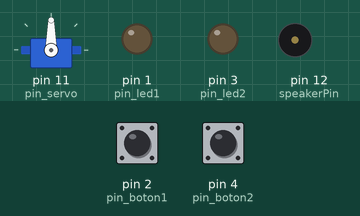
Bench run of a sketch on a simulated Arduino Uno, built with avr-gcc and run on an emulated ATmega328P. Shown: servo, output pins drawn as LEDs (lit = HIGH), buzzer (waves = sounding). The inputs (shaded band) are chosen by the test bench; at power-on: pin 2 (pin_boton1) LOW, pin 4 (pin_boton2) LOW. Random numbers use the default seed unless the sketch sets one.

Above: at 1.2 s.
1.3 s: pin 2 (pin_boton1) pulled HIGH for 0.15 s
At 3.1 s:
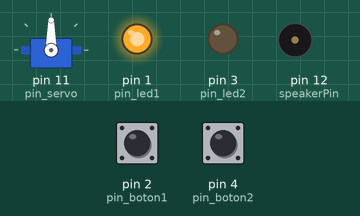
4.4 s: pin 2 (pin_boton1) pulled HIGH for 1 s
At 6.3 s:
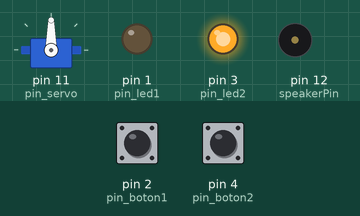
8.4 s: pin 4 (pin_boton2) pulled HIGH for 3.2 s
At 11.4 s:
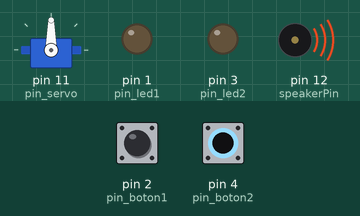
13.1 s: pin 2 (pin_boton1) pulled HIGH for 3.2 s
At 19.7 s:
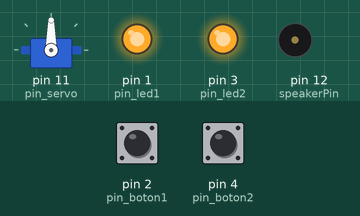
Timing chart, 0 to 23.1 s (numbered marks = the images above; inputs shaded):
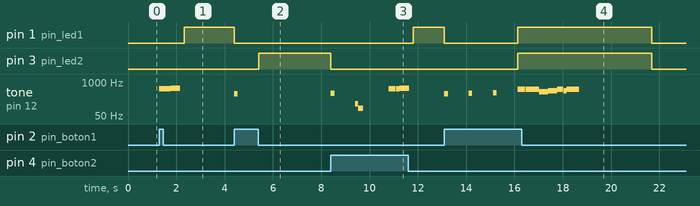

The sketch:

feedpanda.ino
```cpp
/**
 *
 *     ********************************************************
 *     ********************************************************
 *     ***                                                  ***
 *     ***                    FEEDPANDA                     ***
 *     ***                                                  ***
 *     ********************************************************
 *     ********************************************************

    Desc.  Juguete alimentador comida gatos, rollo wack a mole

/******************************************************************
 *                           Librerias                            *
 ******************************************************************/
#include <Servo.h>


/******************************************************************
 *                Definicion de las variables                     *
 ******************************************************************/

/*  Definicion de los pines de la placa que se van a usar         */
  #define pin_led1          1
  #define pin_boton1        2
  #define pin_led2          3
  #define pin_boton2        4
  #define pin_sensor           10
  #define pin_servo            11
  #define speakerPin      12

  Servo servo;


  int i;
  int estado;
  int aciertos;
  int boton1;
  int boton2;
  int led1;
  int led2;
  int sensor;
  int coin;

long tiempoActual;
long tiempoAnterior;


  long tiempoBoton;
/******************************************************************
 *                   Definicion de las funciones                  *
 ******************************************************************/

void LucesON() {
    digitalWrite(pin_led1, HIGH);
    digitalWrite(pin_led2, HIGH);
}

void LucesOFF() {
    digitalWrite(pin_led1, LOW);
    digitalWrite(pin_led2, LOW);
}

void Luz1() {
    digitalWrite(pin_led1, HIGH);
    digitalWrite(pin_led2, LOW);
}

void Luz2() {
    digitalWrite(pin_led2, HIGH);
    digitalWrite(pin_led1, LOW);
}

void sonidofail(){
      tone(speakerPin, 150);
      delay(120);
      tone(speakerPin, 100);
      delay(200);
      noTone(speakerPin);
      delay(50);
}

void sonidook(){
      tone(speakerPin, 330+aciertos*20);
      delay(150);
      noTone(speakerPin);
      delay(50);
}

void sonidostart(){
      tone(speakerPin, 560);
      delay(300);
      noTone(speakerPin);
      delay(10);
      tone(speakerPin, 545);
      delay(150);
      tone(speakerPin, 575);
      delay(400);
      noTone(speakerPin);
      delay(50);
}

void musicawin()
{
   for (int i = 0; i < 3; i++)
   {
      tone(speakerPin, 524);
      delay(150);
      noTone(speakerPin);
      delay(10);
   }
      tone(speakerPin, 524);
      delay(400);
      noTone(speakerPin);
      delay(10);

      tone(speakerPin, 415);
      delay(360);
      noTone(speakerPin);
      delay(10);

      tone(speakerPin, 466);
      delay(360);
      noTone(speakerPin);
      delay(10);

      tone(speakerPin, 524);
      delay(240);
      noTone(speakerPin);
      delay(20);


      tone(speakerPin, 466);
      delay(140);


      tone(speakerPin, 524);
      delay(500);
      noTone(speakerPin);
      delay(20);
}

void Juego()    {

    coin = random(1,3);
    tiempoAnterior = millis();

    while (1) {

      switch (coin)  {
      case 1: Luz1();  break;
      case 2: Luz2();  break;
      }

      boton1 = digitalRead(pin_boton1);
      boton2 = digitalRead(pin_boton2);

      if ((coin == 1 && boton1 == 1) || (coin == 2 && boton2 == 1)) {
       aciertos = aciertos+1;
       LucesOFF();
       if (aciertos >= 4) { aciertos = 0; estado = 3; return; }
       sonidook();
       delay(800);
       return;
      }

      tiempoActual = millis();
      if (tiempoActual - tiempoAnterior >=tiempoBoton) {estado= 0; LucesOFF(); delay(1000); return;}
      if ((coin == 1 && boton2==1) || (coin ==2 && boton1 ==1)) {aciertos = 0;  LucesOFF(); sonidofail(); estado = 0; delay(1000); return;}

  }
}

 void Espera(){
  while (1){
    boton1 = digitalRead(pin_boton1);
    boton2 = digitalRead(pin_boton2);
    if (boton1==1 || boton2 ==1) {estado = 2;  sonidostart(); delay(100); return;}
    }
 }

  void Premio()  {

    LucesON();
    musicawin();

    //ACCIONAMIENTO-> Crear función
    //servo.write(115);delay(2000);
    //servo.write(90);delay(50);

        delay(3000); // Cooldown

        LucesOFF();
        delay(1000);
        estado=0;
  }


///******************************************************************
// *                             Setup                              *
// ******************************************************************/

void setup()
{

    servo.attach(pin_servo);

    randomSeed(analogRead(0));
    estado = 0;
    i=0;

    tiempoActual = 0;
    tiempoAnterior = 0;

    tiempoBoton = 5000; // 5 segundos.

    pinMode(pin_led1, OUTPUT);
    pinMode(pin_led2, OUTPUT);
    pinMode(pin_boton1, INPUT);
    pinMode(pin_boton2, INPUT);
    pinMode(pin_sensor, INPUT);


   servo.write(90);//ajustar offset
   delay(20);

}

//
///******************************************************************
// *                Bucle principal del programa                    *
// ******************************************************************/

void loop()
{

  // Máquina de estados.

   switch(estado) {

     case 0:  Espera(); break;
     case 1:  break;
     case 2:  Juego(); break;
     case 3:  Premio(); break;
   }

    delay(10);

}
```

Measured:
- after the input at 1.3 s, pin 1 (pin_led1): LOW → HIGH after 1.0 s; tone on pin 12 (speakerPin): plays 560 Hz for 0.30 s, 545 Hz for 0.15 s, 575 Hz for 0.40 s, starting at once
- after the input at 4.4 s, pin 3 (pin_led2): LOW → HIGH after 1.0 s; tone on pin 12 (speakerPin): silent → 350 Hz at once, → silent 0.15 s later
- after the input at 8.4 s, pin 1 (pin_led1): LOW → HIGH after 3.4 s; tone on pin 12 (speakerPin): plays 370 Hz for 0.15 s, 150 Hz for 0.12 s, 100 Hz for 0.20 s, 560 Hz for 0.30 s, 545 Hz for 0.15 s, 575 Hz for 0.40 s, starting at once
- after the input at 13.1 s, pin 3 (pin_led2): LOW → HIGH after 3.0 s, → LOW 5.6 s later; tone on pin 12 (speakerPin): plays 350 Hz for 0.15 s, 370 Hz for 0.15 s, 390 Hz for 0.15 s, 524 Hz for 0.15 s, 524 Hz for 0.15 s, 524 Hz for 0.15 s … (12 notes in this stretch), starting at once
